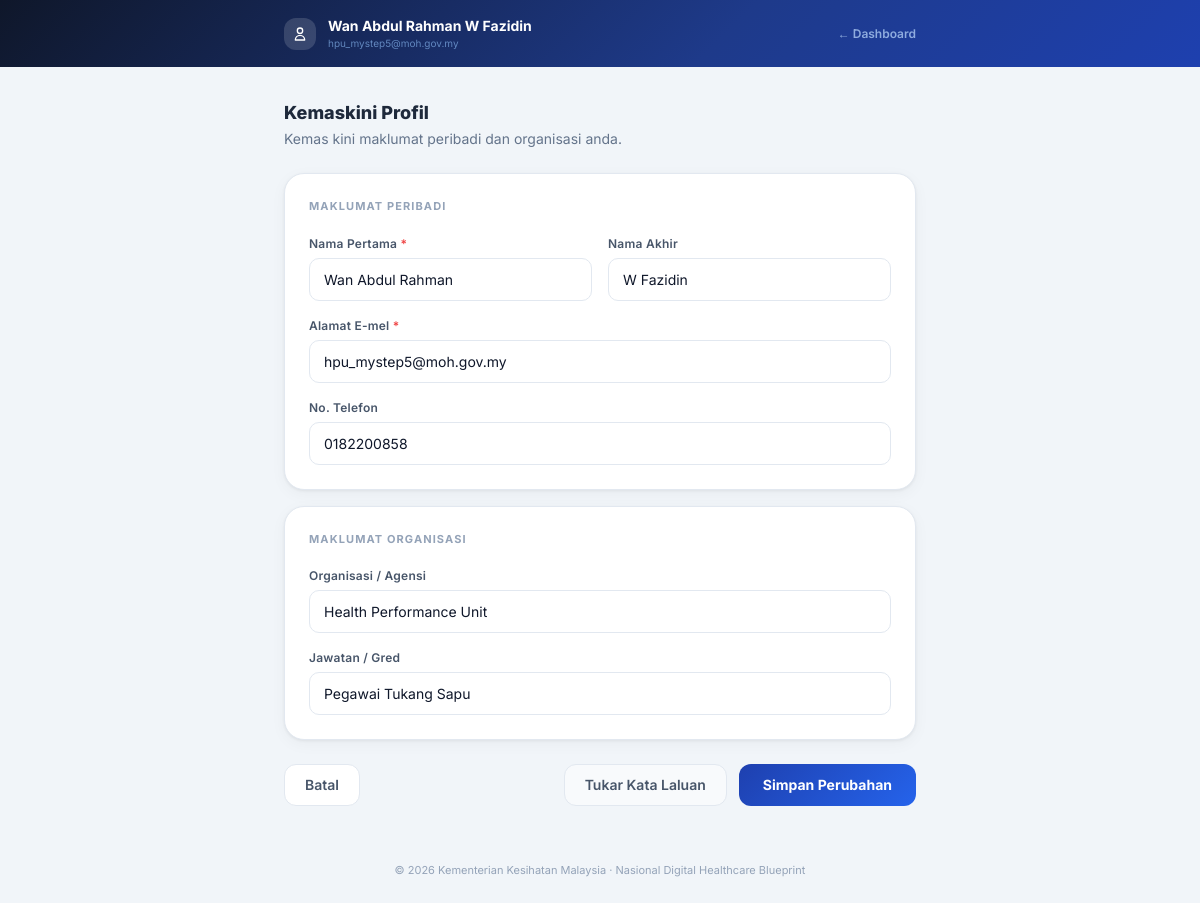
Page /bengkel/profil/edit/ (signed in) on the committed database.
### bengkel/models.py (models this page shows, shortened)
class UserProfile(models.Model):
    user        = models.OneToOneField(User, on_delete=models.CASCADE, related_name="profile")
    telefon     = models.CharField(max_length=30, blank=True)
    jabatan     = models.CharField(max_length=200, blank=True)
    organisasi  = models.CharField(max_length=200, blank=True)
    updated_at  = models.DateTimeField(auto_now=True)
    class Meta:
        verbose_name        = "Profil Pengguna"
        verbose_name_plural = "Profil Pengguna"

### bengkel/views.py (the view, shortened to what this page needs)
# urls.py: path("profil/edit/",          views.edit_profile,    name="edit_profile"),
@login_required
def edit_profile(request):
    from .models import UserProfile
    profile, _ = UserProfile.objects.get_or_create(user=request.user)
    return render(request, "bengkel/edit_profile.html", {
        "profile":  profile,
        "back_url": _home_url(request.user),
        "form_data": {
            "first_name": request.user.first_name,
            "last_name":  request.user.last_name,
            "email":      request.user.email,
            "telefon":    profile.telefon,
            "jabatan":    profile.jabatan,
            "organisasi": profile.organisasi,
        },
    })

### bengkel/views.py (called while the page is built)
def _home_url(user):
    if user.is_superuser:
        return reverse("superadmin:dashboard")
    if user.is_staff:
        return reverse("bengkel:penganjur_home")
    return reverse("bengkel:dashboard")

### templates/bengkel/edit_profile.html (shortened to what this page needs)
<!DOCTYPE html>
<html lang="ms">
<head>
  <script src="https://cdn.tailwindcss.com"></script>
</head>
<body class="min-h-screen">
  <header style="background:linear-gradient(135deg,#0f172a 0%,#1e3a8a 60%,#1e40af 100%)">
    <div class="max-w-2xl mx-auto px-5 py-4 flex items-center justify-between">
      <div class="flex items-center gap-3">
        <div class="w-8 h-8 rounded-xl flex items-center justify-center" style="background:rgba(255,255,255,.15)">
          <svg class="w-4 h-4 text-white" fill="none" stroke="currentColor" stroke-width="2" viewBox="0 0 24 24"><path stroke-linecap="round" stroke-linejoin="round" d="M16 7a4 4 0 11-8 0 4 4 0 018 0zM12 14a7 7 0 00-7 7h14a7 7 0 00-7-7z"/></svg>
        </div>
        <div>
          <div class="text-white font-bold text-sm">{{ user.get_full_name|default:user.username }}</div>
          <div class="text-blue-300/60 text-[10px]">{{ user.email }}</div>
        </div>
      </div>
      <a href="{{ back_url }}" class="text-blue-200/70 hover:text-white text-[12px] font-semibold transition-colors">← Dashboard</a>
    </div>
  </header>
  <main class="max-w-2xl mx-auto px-5 py-8">
    <div class="mb-6">
      <h1 class="text-lg font-extrabold text-slate-800">Kemaskini Profil</h1>
      <p class="text-slate-500 text-sm mt-0.5">Kemas kini maklumat peribadi dan organisasi anda.</p>
    </div>
    <form method="post" novalidate>
      <div class="card p-6 mb-4">
        <h2 class="text-[11px] font-bold uppercase tracking-widest text-slate-400 mb-5">Maklumat Peribadi</h2>
        <div class="grid grid-cols-2 gap-4 mb-4">
          <div class="field">
            <label>Nama Pertama <span class="text-red-500">*</span></label>
            <input type="text" name="first_name" value="{{ form_data.first_name }}"
                   class="{% if errors.first_name %}has-err{% endif %}" placeholder="cth. Ahmad" />
          </div>
          <div class="field">
            <label>Nama Akhir</label>
            <input type="text" name="last_name" value="{{ form_data.last_name }}" placeholder="cth. bin Abdullah" />
          </div>
        </div>
        <div class="field mb-4">
          <label>Alamat E-mel <span class="text-red-500">*</span></label>
          <input type="email" name="email" value="{{ form_data.email }}"
                 class="{% if errors.email %}has-err{% endif %}" placeholder="nama@example.com" />
        </div>
        <div class="field">
          <label>No. Telefon</label>
          <input type="tel" name="telefon" value="{{ form_data.telefon }}" placeholder="cth. 0123456789" />
        </div>
      </div>
      <div class="card p-6 mb-6">
        <h2 class="text-[11px] font-bold uppercase tracking-widest text-slate-400 mb-5">Maklumat Organisasi</h2>
        <div class="field mb-4">
          <label>Organisasi / Agensi</label>
          <input type="text" name="organisasi" value="{{ form_data.organisasi }}" placeholder="cth. Kementerian Kesihatan Malaysia" />
        </div>
        <div class="field">
          <label>Jawatan / Gred</label>
          <input type="text" name="jabatan" value="{{ form_data.jabatan }}" placeholder="cth. Pegawai Kesihatan (U41)" />
        </div>
      </div>
      <div class="flex items-center justify-between gap-3">
        <a href="{{ back_url }}"
           class="px-5 py-2.5 rounded-xl font-semibold text-sm text-slate-600 border border-slate-200 bg-white hover:bg-slate-50 transition-colors">
          Batal
        </a>
        <div class="flex gap-3">
          <a href="{% url 'bengkel:change_password' %}"
             class="px-5 py-2.5 rounded-xl font-semibold text-sm border transition-colors"
             style="border-color:#e2e8f0;color:#475569;background:#f8fafc">
            Tukar Kata Laluan
          </a>
          <button type="submit"
                  class="px-6 py-2.5 rounded-xl font-bold text-sm text-white transition-all hover:opacity-90"
                  style="background:linear-gradient(135deg,#1e40af,#2563eb)">
            Simpan Perubahan
          </button>
        </div>
      </div>
    </form>
  </main>
  <footer class="text-center py-6 text-slate-400 text-[11px]">
    © 2026 Kementerian Kesihatan Malaysia · Nasional Digital Healthcare Blueprint
  </footer>
</body>
</html>

### templates/bengkel/edit_profile.html (style rules this page uses)
body { font-family:'Inter',sans-serif;background:#f1f5f9;color:#0f172a }
.card { background:#fff;border-radius:1.25rem;border:1px solid #e2e8f0;box-shadow:0 1px 3px rgba(0,0,0,.06),0 4px 16px rgba(0,0,0,.04) }
.field label { display:block;font-size:12px;font-weight:600;color:#475569;margin-bottom:5px;letter-spacing:.02em }
.field input,.field select { width:100%;padding:10px 14px;border:1.5px solid #e2e8f0;border-radius:10px;font-size:14px;font-family:'Inter',sans-serif;background:#fff;color:#0f172a;transition:border-color .15s }

### rows in the picture
UserProfile: telefon "0182200858", organisasi "Health Performance Unit", jabatan "Pegawai Tukang Sapu"

### other values in the picture
{{ user.get_full_name|default:user.username }} "Wan Abdul Rahman W Fazidin"
{{ user.email }} "hpu_mystep5@moh.gov.my"
